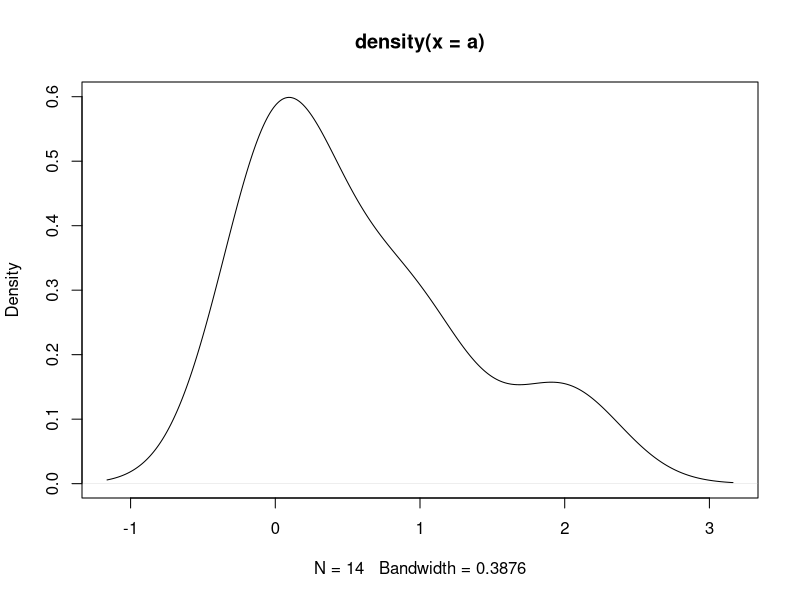
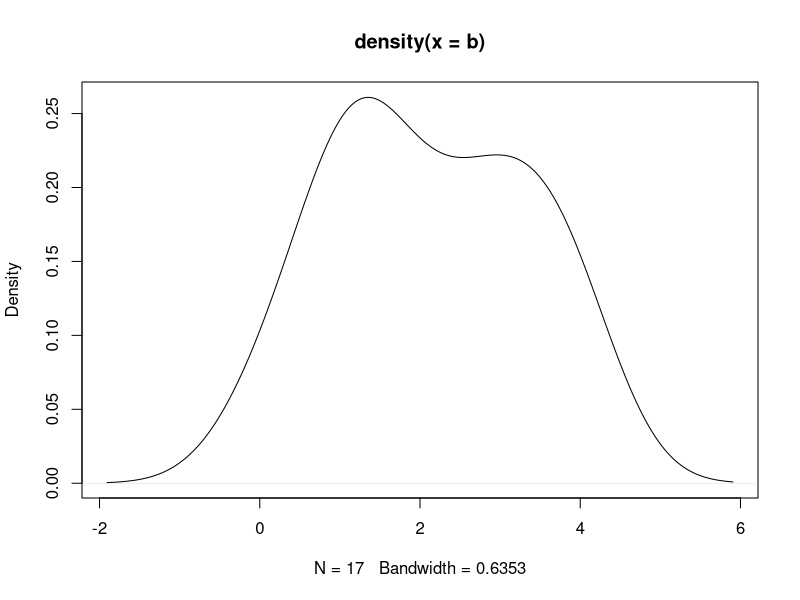

Write the R code that produced these figures, in order.
## ---- chunk 1
a = c(0, 2, 0, 1, 0.5, 0, 0.5, 2, 1, 0, 0, 0, 0, 1)
b = c(3, 4, 0.5, 1, 2.5, 2, 1.5, 0, 1, 1.5, 1.5, 2.5, 4, 3, 3.5, 1, 3.5)

plot(density(a))
plot(density(b))
## ---- chunk 2
tab <- matrix(c(14, mean(a), sd(a), 17, mean(b), sd(b)), ncol=3, byrow=TRUE)
colnames(tab) <- c('Sample Size','Mean','Std. Dev.')
rownames(tab) <- c('Neutral','Sad')
tab <- as.table(tab)
tab
## ---- chunk 3
pt(-4.3030975, 13)
## ---- chunk 4
t_value <- qt(0.025, 13)
t_value
## ---- chunk 5
1 - pt(1.6537344, 18)
## ---- chunk 6
t_value <- qt(0.05, 18)
t_value
## ---- chunk 7
group1 = c(48.86, 50.60, 51.02, 47.99, 54.20, 50.66, 45.91, 48.79, 47.76, 51.13)
group2 = c(48.88, 52.63, 52.55,50.94,53.02,50.66,47.78,48.44,48.92,51.63)
group3 = c(48.9, 50.6, 51.0, 48.0, 54.2, 50.7, 45.9, 48.8, 47.8, 51.1)

tab <- matrix(c(length(group1), mean(group1), var(group1), length(group2), mean(group2), var(group2)), ncol=3, byrow=TRUE)
colnames(tab) <- c('Sample Size','Mean','Variance')
rownames(tab) <- c('Group 1','Group 2')
tab <- as.table(tab)
tab
## ---- chunk 8
result <- t.test(group1, group2, var.equal=FALSE)
result$parameter
## ---- chunk 9
2 * pt(-0.8953783, 17)
## ---- chunk 10
mean_diff <- mean(group1 - group2)
var_diff <- var(group1 - group2)
sd_diff <- sd(group1 - group2)
sprintf("Mean of the differences: %0.3f", mean_diff)
sprintf("Variance of the differences: %0.3f", var_diff)
sprintf("Standard deviation of the differences: %0.3f", sd_diff)


## ---- chunk 11
2 * pt(-2.1254263, 9)
## ---- chunk 12
2*(1-pnorm(5.2209822))
